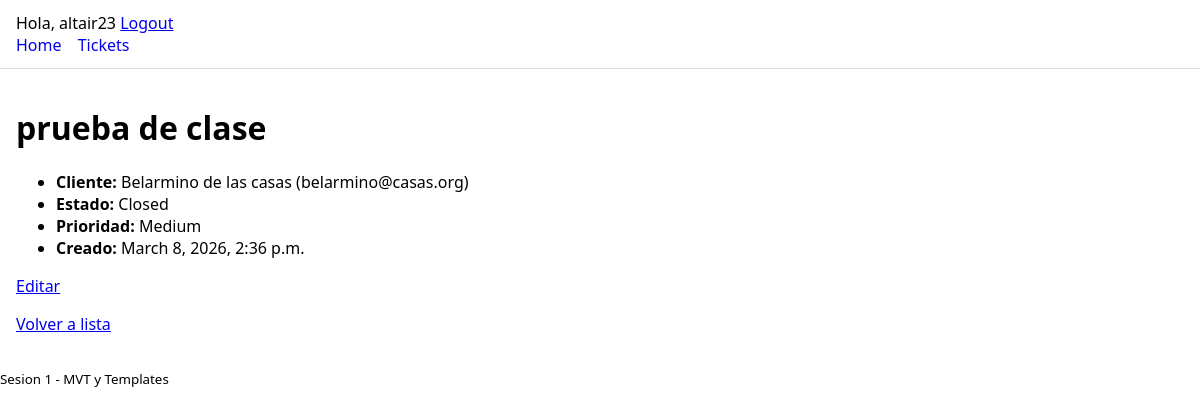
The app's page /tickets/2/ (signed in) with its own data.
### helpdesk/models.py (models this page shows, shortened)
class Ticket(models.Model):
    class Status(models.TextChoices):
        OPEN = "open", "Open"
        IN_PROGRESS = "in_progress", "In Progress"
        CLOSED = "closed", "Closed"
    class Priority(models.IntegerChoices):
        LOW = 1, "Low"
        MEDIUM = 2, "Medium"
        HIGH = 3, "High"
    title = models.CharField(max_length=200)
    customer = models.ForeignKey(Customer, on_delete=models.PROTECT, related_name="tickets")
    status = models.CharField(max_length=20, choices=Status.choices, default=Status.OPEN)
    priority = models.IntegerField(choices=Priority.choices, default=Priority.MEDIUM)
    created_at = models.DateTimeField(auto_now_add=True)
    class Meta:
        indexes = [
            models.Index(fields=["status", "priority"]),
            models.Index(fields=["created_at"]),
        ]

class Customer(models.Model):
    name = models.CharField(max_length=120)
    email = models.EmailField(unique=True)

### helpdesk/views.py (the view)
# urls.py: path("tickets/<int:pk>/", views.TicketDetailView.as_view(), name="ticket_detail"),
class TicketDetailView(LoginRequiredMixin, DetailView):
    model = Ticket
    template_name = "helpdesk/ticket_detail.html"
    context_object_name = "ticket"

### helpdesk/templates/helpdesk/ticket_detail.html (shortened to what this page needs)
{% extends "base.html" %}
{% block content %}
  <h1>{{ ticket.title }}</h1>
  <ul>
    <li><b>Cliente:</b> {{ ticket.customer.name }} ({{ ticket.customer.email }})</li>
    <li><b>Estado:</b> {{ ticket.get_status_display }}</li>
    <li><b>Prioridad:</b> {{ ticket.get_priority_display }}</li>
    <li><b>Creado:</b> {{ ticket.created_at }}</li>
  </ul>
  <p>
    <a href="{% url 'ticket_update' ticket.pk %}">Editar</a>
  </p>
  <p><a href="{% url 'ticket_list' %}">Volver a lista</a></p>
{% endblock %}

### core/templates/base.html (shortened to what this page needs)
{% load static %}
<!doctype html>
<html lang="es">
  <head>
    <link rel="stylesheet" href="{% static 'css/app.css' %}">
  </head>
  <body>
    <header class="site-header">
      {% if user.is_authenticated %}
        <span>Hola, {{ user.username }}</span>
        <a href="{% url 'logout' %}">Logout</a>
      {% else %}
        <a href="{% url 'login' %}">Login</a>
      {% endif %}
      <nav class="nav">
        <a href="{% url 'home' %}">Home</a>
        <a href="{% url 'ticket_list' %}">Tickets</a>
      </nav>
    </header>
    <main class="container">
      {% block content %}{% endblock %}
    </main>
    <footer class="site-footer">
      <small>Sesion 1 - MVT y Templates</small>
    </footer>
  </body>
</html>

### core/static/css/app.css (style rules this page uses)
body { font-family: system-ui, Arial, sans-serif; margin: 0; }
.site-header { padding: 12px 16px; border-bottom: 1px solid #ddd; }
.nav a { margin-right: 12px; text-decoration: none; }
.container { padding: 16px; max-width: 900px; }

### records on screen
Ticket: title "prueba de clase", customer.name "Belarmino de las casas", customer.email "belarmino@casas.org", status "Closed", priority "Medium", created_at "March 8, 2026, 2:36 p.m."

### other values on screen
{{ user.username }} "altair23"
